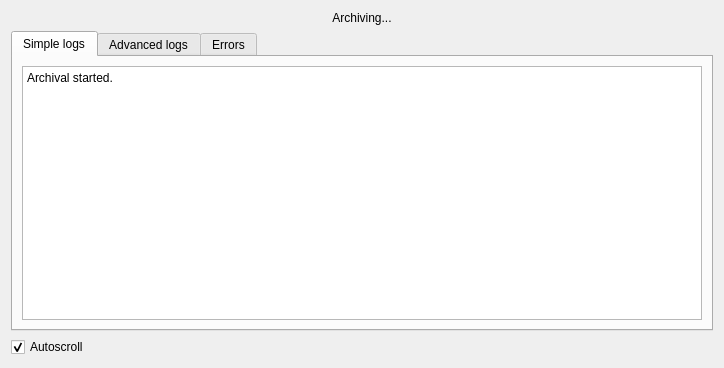
<?xml version="1.0" encoding="UTF-8"?>
<ui version="4.0">
 <class>Form</class>
 <widget class="QWidget" name="Form">
  <property name="geometry">
   <rect>
    <x>0</x>
    <y>0</y>
    <width>724</width>
    <height>368</height>
   </rect>
  </property>
  <property name="windowTitle">
   <string>Running</string>
  </property>
  <property name="windowIcon">
   <iconset>
    <normaloff>logo.png</normaloff>logo.png</iconset>
  </property>
  <layout class="QVBoxLayout" name="verticalLayout_2">
   <item>
    <layout class="QVBoxLayout" name="verticalLayout">
     <item>
      <widget class="QLabel" name="label">
       <property name="text">
        <string>Archiving...</string>
       </property>
       <property name="alignment">
        <set>Qt::AlignCenter</set>
       </property>
      </widget>
     </item>
     <item>
      <widget class="QTabWidget" name="tabWidget">
       <property name="currentIndex">
        <number>0</number>
       </property>
       <widget class="QWidget" name="simple">
        <attribute name="title">
         <string>Simple logs</string>
        </attribute>
        <layout class="QVBoxLayout" name="verticalLayout_3">
         <item>
          <widget class="QPlainTextEdit" name="console">
           <property name="readOnly">
            <bool>true</bool>
           </property>
           <property name="plainText">
            <string>Archival started.
</string>
           </property>
           <property name="centerOnScroll">
            <bool>false</bool>
           </property>
          </widget>
         </item>
        </layout>
       </widget>
       <widget class="QWidget" name="verbose">
        <attribute name="title">
         <string>Advanced logs</string>
        </attribute>
        <layout class="QVBoxLayout" name="verticalLayout_4">
         <item>
          <widget class="QTabWidget" name="jobs">
           <property name="currentIndex">
            <number>0</number>
           </property>
           <property name="movable">
            <bool>true</bool>
           </property>
           <widget class="QWidget" name="tab0">
            <attribute name="title">
             <string>Job 0</string>
            </attribute>
            <layout class="QVBoxLayout" name="verticalLayout_6">
             <item>
              <layout class="QVBoxLayout" name="verticalLayout_5">
               <item>
                <widget class="QPlainTextEdit" name="t0">
                 <property name="readOnly">
                  <bool>true</bool>
                 </property>
                </widget>
               </item>
              </layout>
             </item>
            </layout>
           </widget>
          </widget>
         </item>
        </layout>
       </widget>
       <widget class="QWidget" name="errors">
        <attribute name="title">
         <string>Errors</string>
        </attribute>
        <layout class="QVBoxLayout" name="verticalLayout_7">
         <item>
          <widget class="QPlainTextEdit" name="errorsbox">
           <property name="readOnly">
            <bool>true</bool>
           </property>
          </widget>
         </item>
        </layout>
       </widget>
      </widget>
     </item>
    </layout>
   </item>
   <item>
    <widget class="QCheckBox" name="autoBox">
     <property name="text">
      <string>Autoscroll</string>
     </property>
     <property name="checked">
      <bool>true</bool>
     </property>
    </widget>
   </item>
  </layout>
 </widget>
 <resources/>
 <connections/>
</ui>
